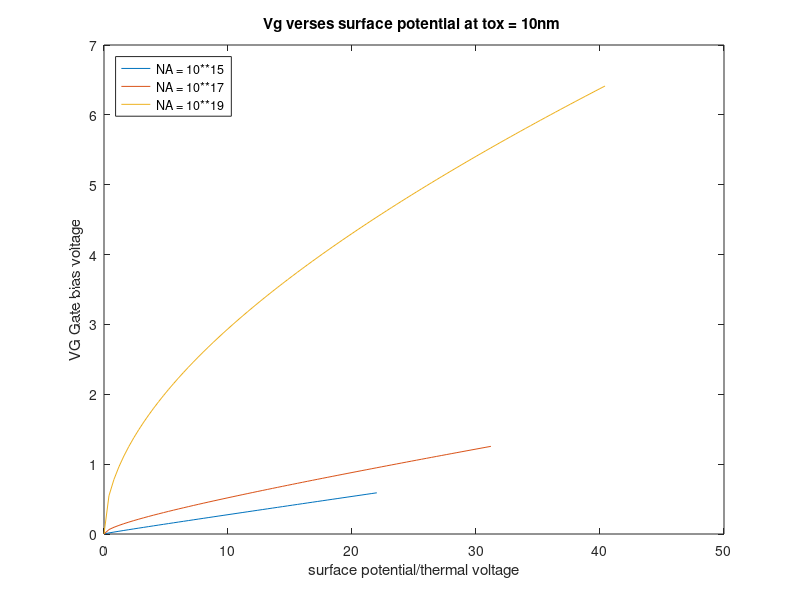

MATLAB code for this plot:
ni = 1.5e10;
NA1 = 1e15;
NA2 = 1e17;
NA3 = 1e19;
phif1 = 0.025*log(NA1/ni);
phif2 = 0.025*log(NA2/ni);
phif3 = 0.025*log(NA3/ni);
tox = 1e-6;
phis1 = 0:0.01:2*phif1;
phis2 = 0:0.01:2*phif2;
phis3 = 0:0.01:2*phif3;

vg1 = (phis1) + (17e-4*(tox)*sqrt(NA1)*sqrt(phis1)); 
vg2 = (phis2) + (17e-4*(tox)*sqrt(NA2)*sqrt(phis2)); 
vg3 = (phis3) + (17e-4*(tox)*sqrt(NA3)*sqrt(phis3)); 

plot((phis1/0.025),vg1)
hold on
plot((phis2/0.025),vg2)
hold on
plot((phis3/0.025),vg3)
legend({'NA = 10**15','NA = 10**17','NA = 10**19'},'Location','northwest','Orientation','vertical')
xlabel('surface potential/thermal voltage')
ylabel('VG Gate bias voltage')
title('Vg verses surface potential at tox = 10nm ')
